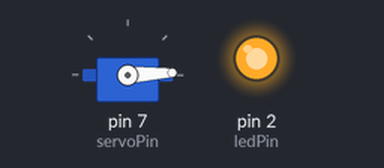
A sketch run on a simulated Arduino Uno, built with avr-gcc and run on an emulated ATmega328P. Shown: servo, output pins drawn as LEDs (lit = HIGH).

Above: at 0.05 s.
At 1.15 s:
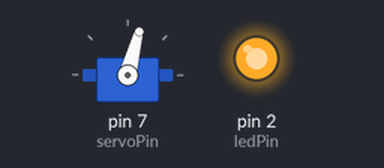
At 3.35 s:
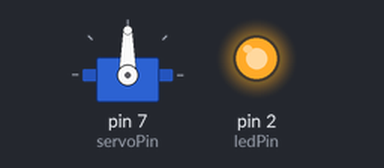
At 6.7 s:
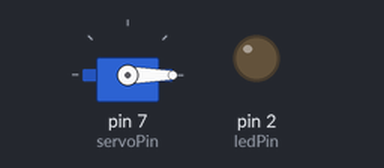
Timing chart, 0 to 8.8 s (numbered marks = the images above):
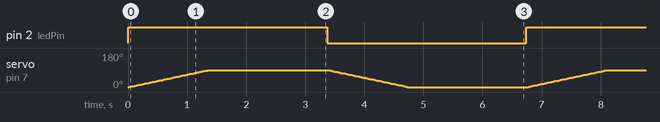

Measured:
- by itself, pin 2 (ledPin): alternates HIGH for 3.4 s and LOW for 3.4 s

The sketch:

servo.ino
```cpp
#include <Servo.h>
Servo servo_0;					// deklarasi Servo yang dipakai (bisa 1 atau lebih)
const int servoPin = 7;			// pin Arduino yang terhubung ke Servo 0
const int ledPin = 2;			// pin Arduino yang terhubung ke LED
int pos = 0;					// variabel untuk simpan nilai posisi (derajat)

void setup()
{
  pinMode(ledPin, OUTPUT);				// atur pin sebagai OUTPUT
  servo_0.attach(servoPin, 500, 2500);	// min = 500 µs, max = 2500 µs
  servo_0.write(pos);					// inisialisasi posisi awal Servo 0
}

void loop()
{
  digitalWrite(2, HIGH);		// LED ON
  for (pos = 0; pos <= 90; pos += 1) {
    servo_0.write(pos);			// minta servo agar menuju posisi di variabel 'pos'
    delay(15);					// tunggu 15 ms untuk servo mencapai posisi
  }
  delay(2000); 					// tunggu 2 detik

  digitalWrite(2, LOW);			// LED OFF
  for (pos = 90; pos >= 0; pos -= 1) {
    servo_0.write(pos);			// minta servo agar menuju posisi di variabel 'pos'
    delay(15);					// tunggu 15 ms untuk servo mencapai posisi
  }
  delay(2000);					// tunggu 2 detik
}
```
